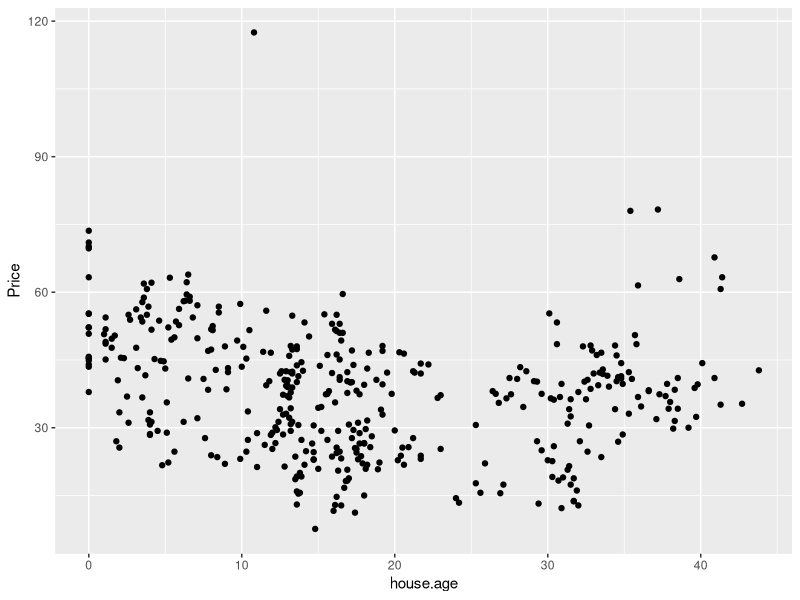
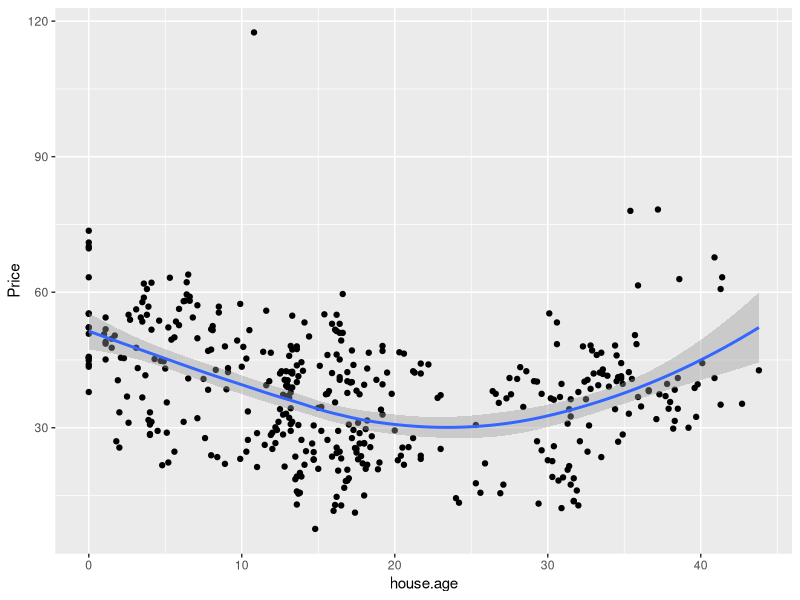
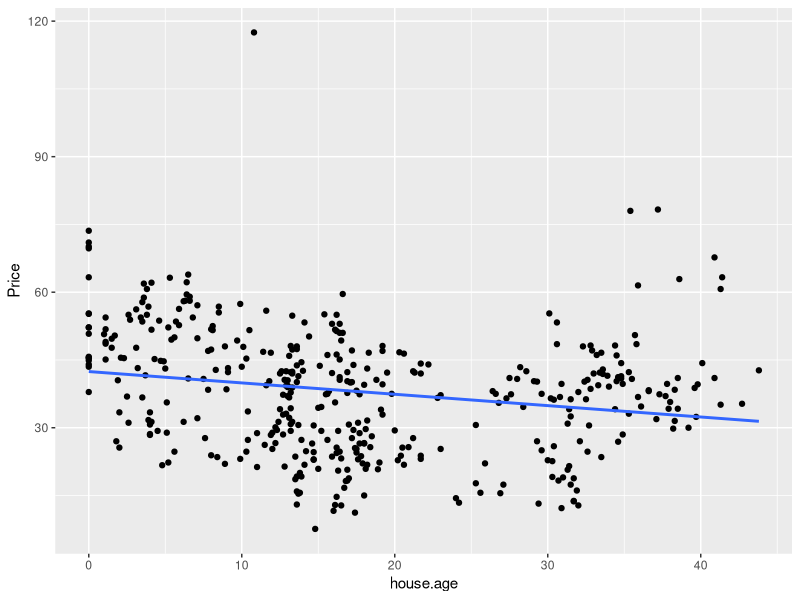
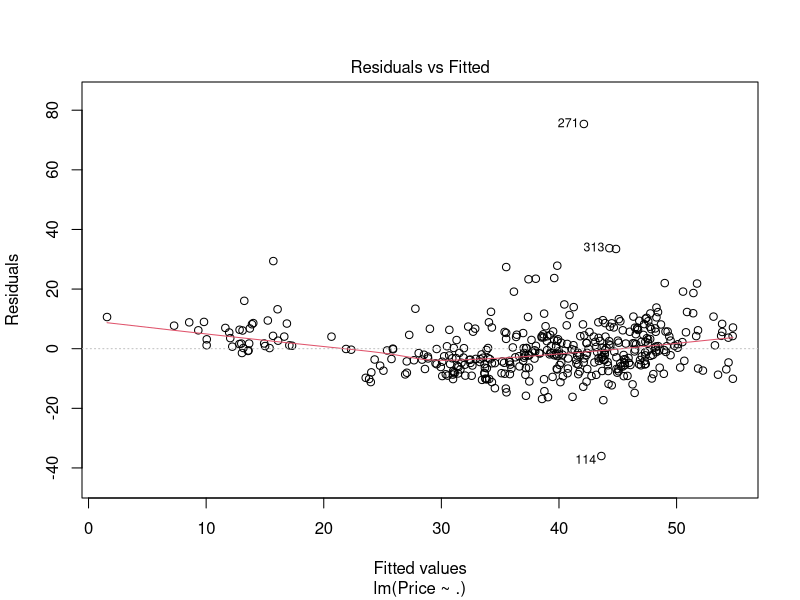
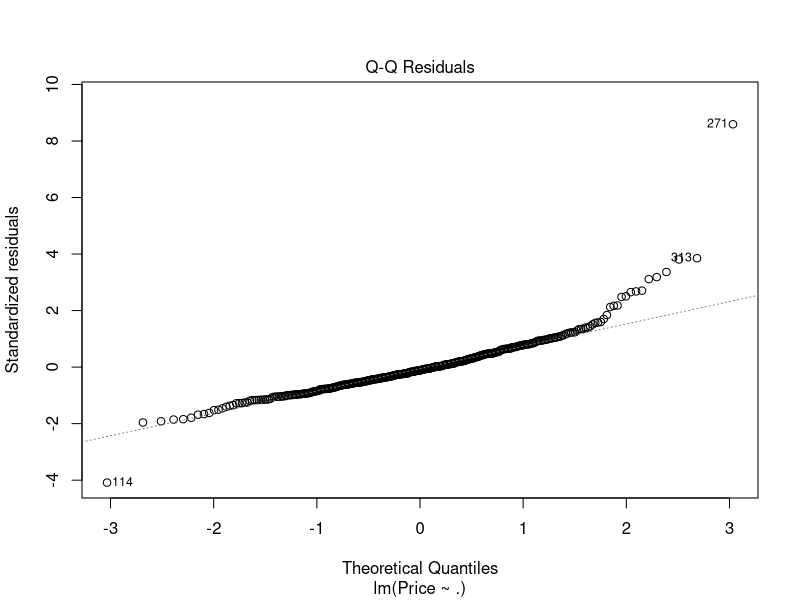
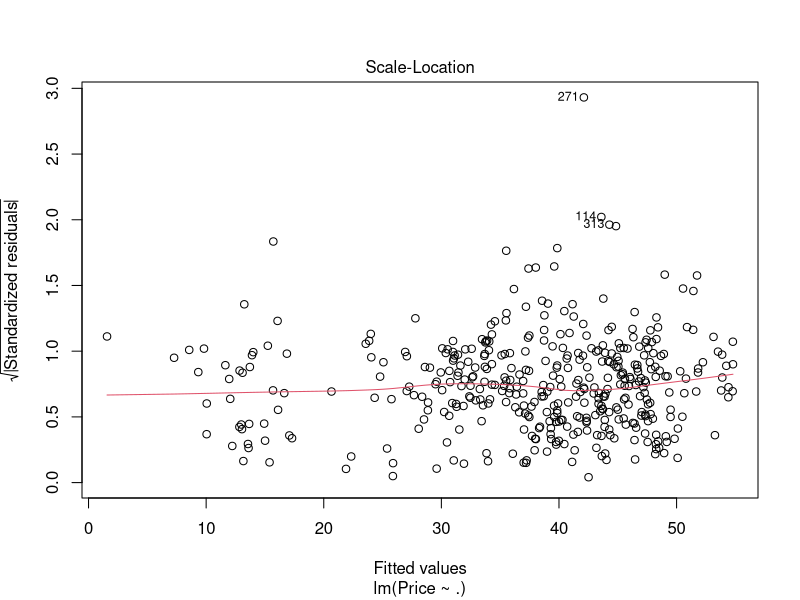
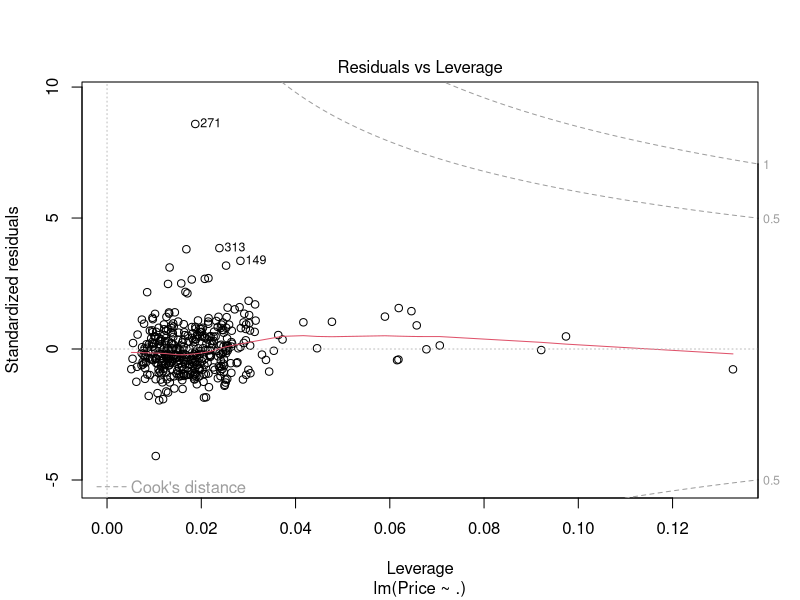

The R script that drew these images, in order:
## ---- chunk 1
rm(list=ls())
library(tidyverse)
library(caret)
library(ggplot2)
library(car)
## ---- chunk 2
data=read.csv("Real_Estate.csv")

## ---- chunk 3
ggplot(data, aes(x=house.age ,y=Price))+geom_point()
ggplot(data, aes(x=house.age ,y=Price))+geom_point()+geom_smooth()
ggplot(data, aes(x=house.age ,y=Price))+geom_point()+geom_smooth(method="lm", se=FALSE)

## ---- chunk 4
cor(data$house.age, data$Price)
## ---- chunk 5
model1=lm(Price~house.age, data = data)
model1
## ---- chunk 6
summary(model1)
## ---- chunk 7
confint(model1)
## ---- chunk 8
sigma(model1)*100/mean(data$Price)
## ---- chunk 9
cor(data$Price, data$distance.to.the.nearest.MRT.station)
## ---- chunk 10
model2=lm(Price~distance.to.the.nearest.MRT.station,data)
model2
## ---- chunk 11
summary(model2)
## ---- chunk 12
confint(model2)
## ---- chunk 13
sigma(model2)*100/mean(data$Price)

## ---- chunk 14
# Based on Model1 and Model2 scores, we can say Model 2 is better as it has a higher f-statistic and t-statistic value than Model 1. 
#Model 2 also has a lower RSE than Model 1 which indicates it as being a better model.
## ---- chunk 15
set.seed(123)
train_samples=data$Price%>%
  createDataPartition(p=0.8,list=FALSE)
train <- data[train_samples,]
test <- data[-train_samples,]
## ---- chunk 16
model=lm(Price~., data=data)
## ---- chunk 17
pred <- model %>%
  predict(test)
## ---- chunk 18
RMSE <- RMSE(pred,test$Price)
RMSE
## ---- chunk 19
R2 <- R2(pred,test$Price)
R2
## ---- chunk 20
vif(model)
## ---- chunk 21
plot(model)
## ---- chunk 22
# Based on the plots,we can see that the the points follow a straight line which means the model fit is good. 
#Also the RMSE value is quite low. With R2 value as 0.6, we can say that it can explain 60% of the data properly. 
#Since the VIF values dont exceed 5, we can infer that the variance of the regression coefficient is not inflated due to multicollinearity.
